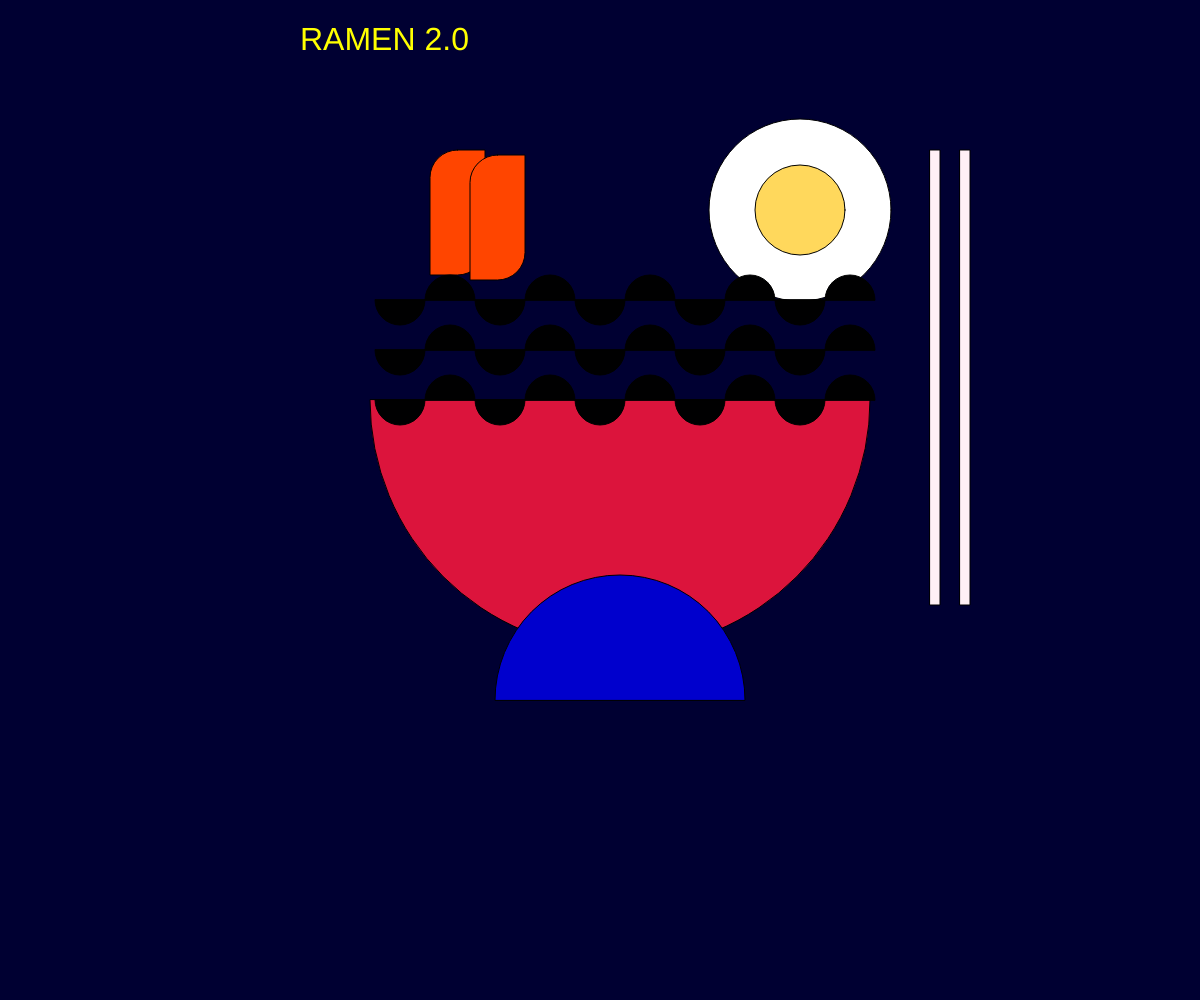
Frame 1 (no input)
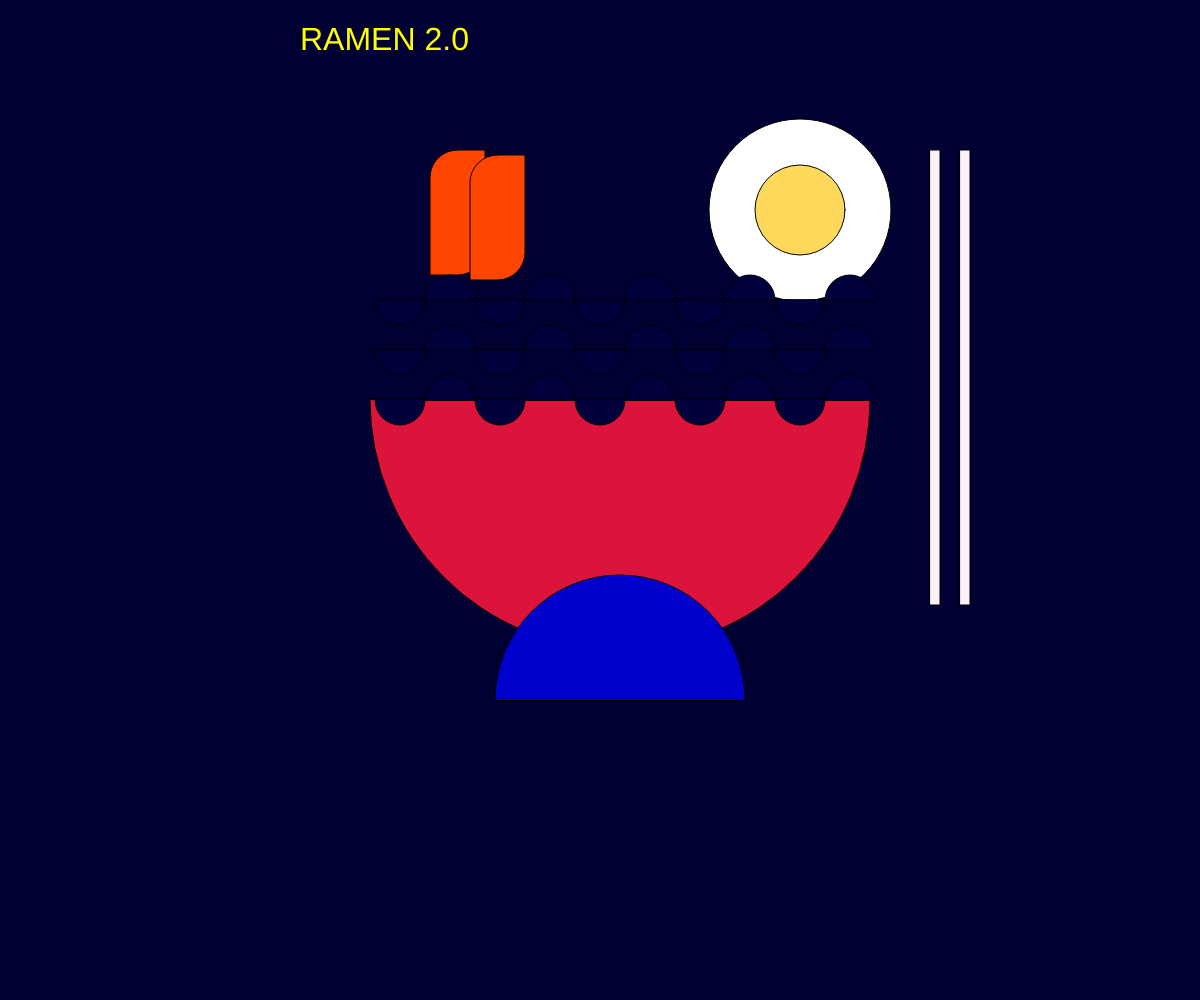
Frame 60 (no input)
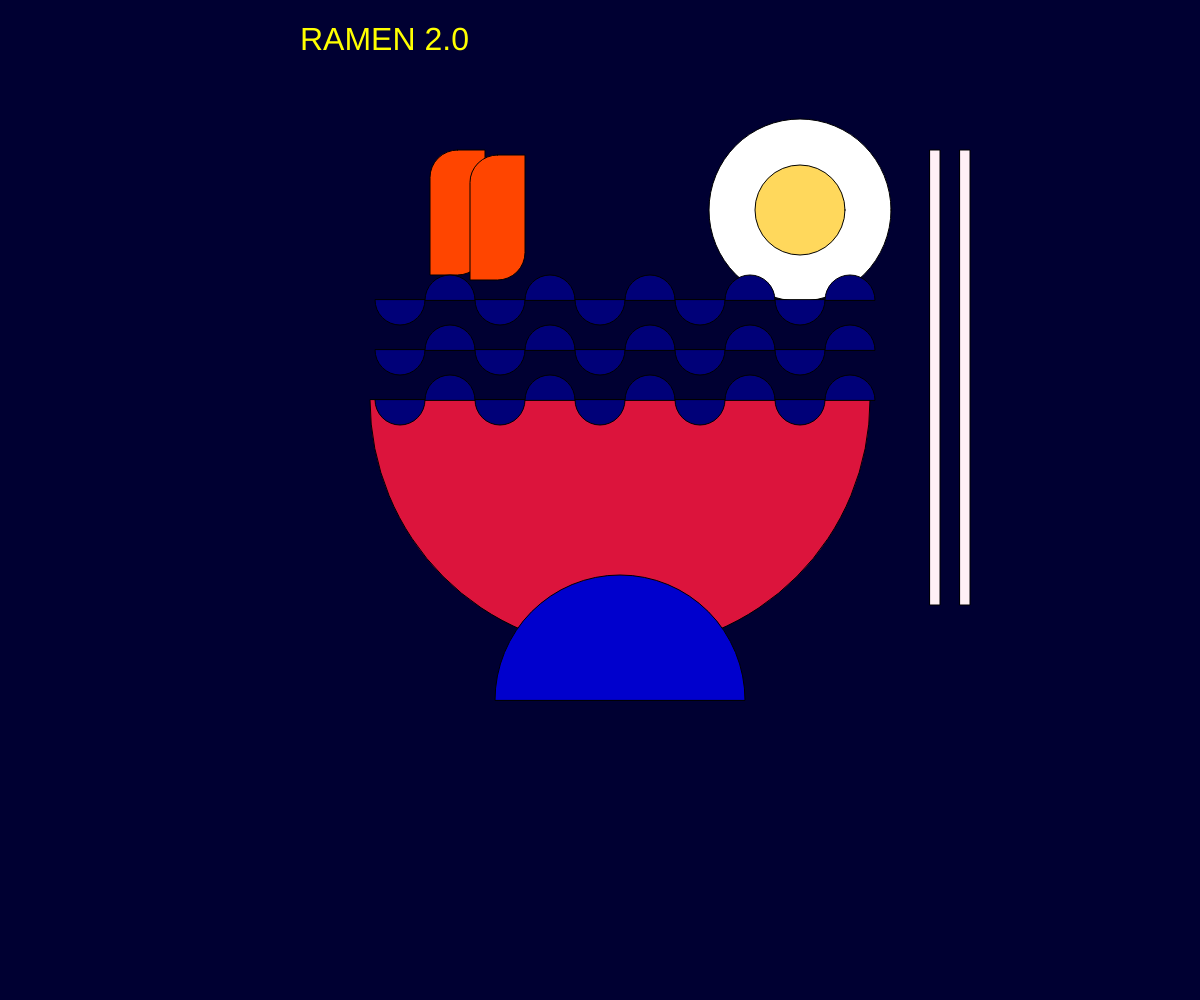
Frame 120 (the mouse pressed at the canvas centre since frame 60)

The p5.js sketch that drew these frames (run headless with seeded random() and noise() and a simulated clock; from frame 60 on, the mouse is pressed at the canvas centre):

// p5.js sketch
// ── sketch.js
let slider1;
let slider2;
let slider3;
function setup() {
    createCanvas(windowWidth, windowHeight);
    slider1 = createSlider(0, 255);
    slider2 = createSlider(0,255);
    slider3 = createSlider(0,255);
}
function draw() {
    background(0,0,slider1.value());
    //text
    fill("yellow");
    textSize(32);
    text('RAMEN 2.0', 300, 50);
    //bowl
    fill("rgb(220,20,60)")
    arc(620, 400, 500, 500, 0, -PI, CHORD);

    //arcs
    fill("rgb(0,0,205)");
    arc(620, 700, 250, 250, -PI, 0, CHORD);
    //egg
    ellipseMode(RADIUS);
    fill("white"); 
    ellipse(800, 210, 91, 91); 
    ellipseMode(CENTER); 
    fill("#ffd85c"); 
    ellipse(800, 210, 90, 90); 
    //ham
    fill("rgb(255,69,0)")
    rect(430, 150, 55, 125, 225, 0, 225, 0);
    rect(470, 155, 55, 125, 225, 0, 225, 0);
    //chopsticks
    fill("rgb(255,240,245)");
    rect(930, 150, 10, 455);
    rect(960, 150, 10, 455);
    //1st round
    fill(0, 0, frameCount % 255);
    arc(400, 300, 50, 50, 0, -PI, CHORD);
    arc(450, 300, 50, 50, -PI, 0, CHORD);
    arc(500, 300, 50, 50, 0, -PI, CHORD);
    arc(550, 300, 50, 50, -PI, 0, CHORD);
    arc(600, 300, 50, 50, 0, -PI, CHORD);
    arc(650, 300, 50, 50, -PI, 0, CHORD);
    arc(700, 300, 50, 50, 0, -PI, CHORD);
    arc(750, 300, 50, 50, -PI, 0, CHORD);
    arc(800, 300, 50, 50, 0, -PI, CHORD);
    arc(850, 300, 50, 50, -PI, 0, CHORD);
    //2nd round
    arc(400, 350, 50, 50, 0, -PI, CHORD);
    arc(450, 350, 50, 50, -PI, 0, CHORD);
    arc(500, 350, 50, 50, 0, -PI, CHORD);
    arc(550, 350, 50, 50, -PI, 0, CHORD);
    arc(600, 350, 50, 50, 0, -PI, CHORD);
    arc(650, 350, 50, 50, -PI, 0, CHORD);
    arc(700, 350, 50, 50, 0, -PI, CHORD);
    arc(750, 350, 50, 50, -PI, 0, CHORD);
    arc(800, 350, 50, 50, 0, -PI, CHORD);
    arc(850, 350, 50, 50, -PI, 0, CHORD); 
    //3nd round
    arc(400, 400, 50, 50, 0, -PI, CHORD);
    arc(450, 400, 50, 50, -PI, 0, CHORD);
    arc(500, 400, 50, 50, 0, -PI, CHORD);
    arc(550, 400, 50, 50, -PI, 0, CHORD);
    arc(600, 400, 50, 50, 0, -PI, CHORD);
    arc(650, 400, 50, 50, -PI, 0, CHORD);
    arc(700, 400, 50, 50, 0, -PI, CHORD);
    arc(750, 400, 50, 50, -PI, 0, CHORD);
    arc(800, 400, 50, 50, 0, -PI, CHORD);
    arc(850, 400, 50, 50, -PI, 0, CHORD); 
}
